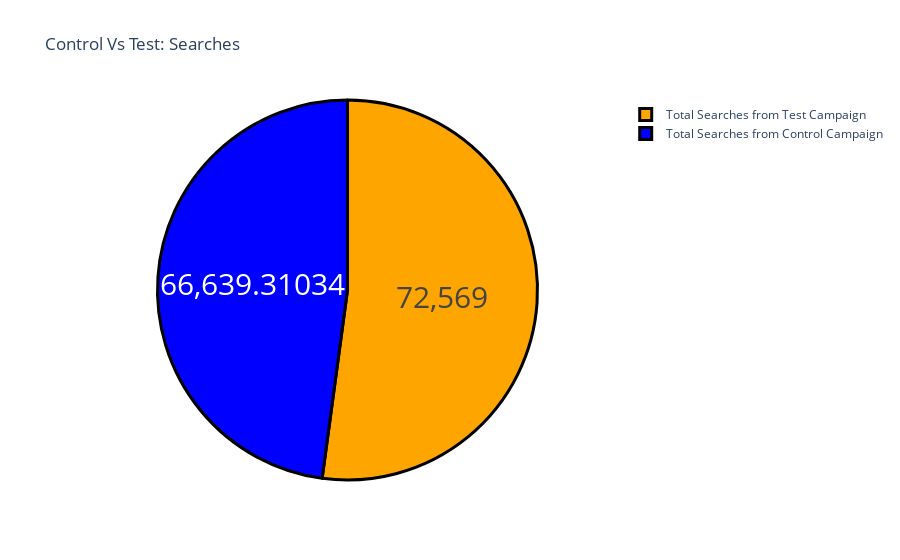

This figure's notebook cell:
### Markdown cell above
# Total Searches

- The control campaign resulted in more impressions according to the amount spent on both campaigns. Now let’s have a look at the number of searches performed on the website from both campaigns:

### Code cell
label = ["Total Searches from Control Campaign",
         "Total Searches from Test Campaign"]
counts = [sum(control_data["Searches Received"]),
          sum(test_data["Searches Received"])]
colors = ['blue','orange']
fig = go.Figure(data=[go.Pie(labels=label, values=counts)])
fig.update_layout(title_text='Control Vs Test: Searches')
fig.update_traces(hoverinfo='label+percent', textinfo='value',
                  textfont_size=30,
                  marker=dict(colors=colors,
                              line=dict(color='black', width=3)))
fig.show()

### Figure 1 — Plotly figure (JSON) as saved in the notebook; plotly's stock layout.template omitted (floating-point values rounded to 4 significant figures)
{"data": [{"hoverinfo": "label+percent", "labels": ["Total Searches from Control Campaign", "Total Searches from Test Campaign"], "marker": {"colors": ["blue", "orange"], "line": {"color": "black", "width": 3}}, "textfont": {"size": 30}, "textinfo": "value", "type": "pie", "values": [66640.0, 72569]}], "layout": {"title": {"text": "Control Vs Test: Searches"}}}
